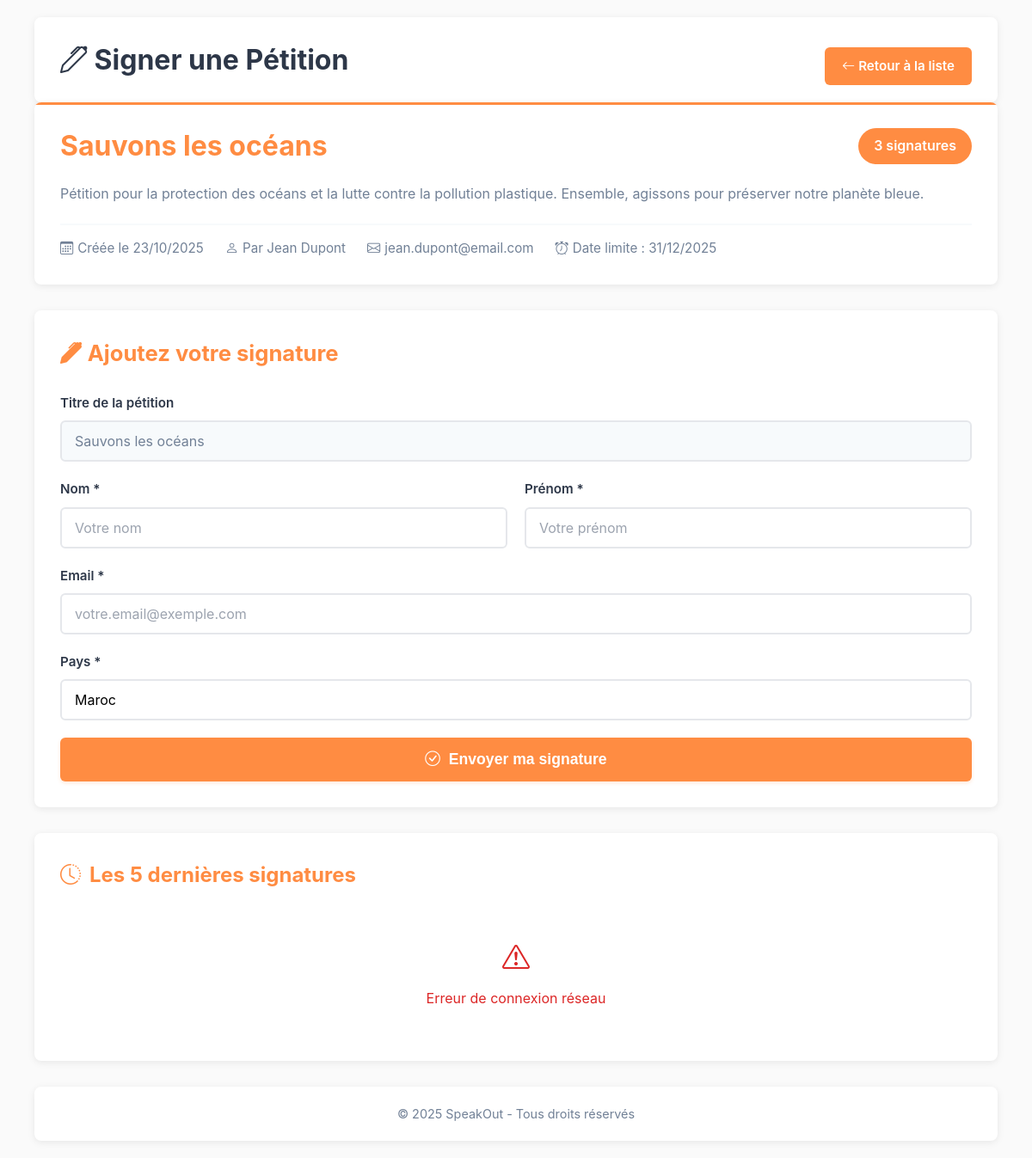
Page /signature.php?id=1 on the committed database.
### tables this page shows
CREATE TABLE IF NOT EXISTS Petition (
    IDP INT PRIMARY KEY AUTO_INCREMENT,
    TitreP VARCHAR(255) NOT NULL,
    DescriptionP TEXT NOT NULL,
    DateAjoutP DATETIME DEFAULT CURRENT_TIMESTAMP,
    DateFinP DATE NULL,
    NomPorteurP VARCHAR(100) NOT NULL,
    Email VARCHAR(100) NOT NULL
);

### config.php (called while the page is built, shortened)
<?php
function e($string) {
    return htmlspecialchars($string, ENT_QUOTES, 'UTF-8');
}
?>

### signature.php (the view, shortened to what this page needs)
<?php
require_once 'config.php';
$petition_id = (int)$_GET['id'];
$conn = getConnection();
$sql = "SELECT p.*, COUNT(s.IDS) as nb_signatures
        FROM Petition p
        LEFT JOIN Signature s ON p.IDP = s.IDP
        WHERE p.IDP = ?
        GROUP BY p.IDP";
$stmt = $conn->prepare($sql);
$stmt->bind_param("i", $petition_id);
$stmt->execute();
$result = $stmt->get_result();
$petition = $result->fetch_assoc();
?>
<!DOCTYPE html>
<html lang="fr">
<head>
    <link rel="stylesheet" href="https://cdn.jsdelivr.net/npm/bootstrap-icons@1.11.3/font/bootstrap-icons.min.css">
    <link rel="stylesheet" href="css/style.css">
</head>
<body>
    <div class="container">
        <header class="header">
            <div class="header-content">
                <h1><i class="bi bi-pen"></i> Signer une Pétition</h1>
                <a href="index.php" class="btn-back"><i class="bi bi-arrow-left"></i> Retour à la liste</a>
            </div>
        </header>
        <div class="petition-detail-card">
            <div class="detail-header">
                <h2><?php echo e($petition['TitreP']); ?></h2>
                <span class="badge-large">
                    <?php echo $petition['nb_signatures']; ?>
                    <?php echo $petition['nb_signatures'] > 1 ? 'signatures' : 'signature'; ?>
                </span>
            </div>
            <p class="detail-description">
                <?php echo nl2br(e($petition['DescriptionP'])); ?>
            </p>
            <div class="detail-meta">
                <span><i class="bi bi-calendar3"></i> Créée le <?php echo date('d/m/Y', strtotime($petition['DateAjoutP'])); ?></span>
                <span><i class="bi bi-person"></i> Par <?php echo e($petition['NomPorteurP']); ?></span>
                <span><i class="bi bi-envelope"></i> <?php echo e($petition['Email']); ?></span>
                <?php if($petition['DateFinP']): ?>
                <span><i class="bi bi-alarm"></i> Date limite : <?php echo date('d/m/Y', strtotime($petition['DateFinP'])); ?></span>
                <?php endif; ?>
            </div>
        </div>
        <div class="form-card">
            <h3><i class="bi bi-pen-fill"></i> Ajoutez votre signature</h3>
            <form id="signatureForm" method="POST" action="ajouter_signature.php">
                <div class="form-group">
                    <label for="titre">Titre de la pétition</label>
                    <input type="text" id="titre" value="<?php echo e($petition['TitreP']); ?>" disabled>
                </div>
                <div class="form-row">
                    <div class="form-group">
                        <label for="nom">Nom *</label>
                        <input type="text" id="nom" name="nom" required minlength="2" maxlength="100" placeholder="Votre nom">
                    </div>
                    <div class="form-group">
                        <label for="prenom">Prénom *</label>
                        <input type="text" id="prenom" name="prenom" required minlength="2" maxlength="100" placeholder="Votre prénom">
                    </div>
                </div>
                <div class="form-group">
                    <label for="email">Email *</label>
                    <input type="email" id="email" name="email" required maxlength="100" placeholder="votre.email@exemple.com">
                </div>
                <div class="form-group">
                    <label for="pays">Pays *</label>
                    <input type="text" id="pays" name="pays" value="Maroc" required minlength="2" maxlength="100" placeholder="Votre pays">
                </div>
                <button type="submit" class="btn btn-primary btn-large" id="submitBtn">
                    <i class="bi bi-check-circle"></i> Envoyer ma signature
                </button>
            </form>
        </div>
        <div class="recent-signatures-card">
            <h3><i class="bi bi-clock-history"></i> Les 5 dernières signatures</h3>
            <div id="recentSignatures" class="recent-signatures-list">
            </div>
        </div>
        <footer class="footer">
            <p>&copy; 2025 SpeakOut - Tous droits réservés</p>
        </footer>
    </div>
</body>
</html>

### css/style.css (style rules this page uses)
* { margin: 0; padding: 0; box-sizing: border-box; }
:root { --primary: #ff8c42; --primary-dark: #e67a32; --primary-light: #ffa366; --secondary: #ff6b35; --success: #10b981; --success-dark: #059669; --danger: #ef4444; --danger-dark: #dc2626; --warning: #f59e0b; --warning-dark: #d97706; --dark: #2d3748; --gray: #718096; --light-gray: #f7fafc; --white: #ffffff; --shadow: 0 2px 8px rgba(0, 0, 0, 0.08); --shadow-hover: 0 4px 12px rgba(0, 0, 0, 0.12); --shadow-strong: 0 8px 20px rgba(0, 0, 0, 0.15); --border-radius: 8px; --border-radius-small: 6px; --transition: all 0.3s ease; }
body { font-family: -apple-system, BlinkMacSystemFont, 'Segoe UI', Roboto, 'Helvetica Neue', Arial, sans-serif; background: #fafafa; min-height: 100vh; padding: 20px; line-height: 1.6; color: var(--dark); }
.container { max-width: 1400px; margin: 0 auto; padding: 0 20px; }
.header { background: var(--white); padding: 20px 30px; border-radius: var(--border-radius); box-shadow: var(--shadow); margin-bottom: 0; position: relative; }
.header-content { display: flex; justify-content: space-between; align-items: center; max-width: 1200px; margin: 0 auto; }
.btn-back { display: inline-block; margin-top: 15px; padding: 10px 20px; background: var(--primary); color: var(--white); text-decoration: none; border-radius: var(--border-radius-small); transition: var(--transition); font-weight: 600; font-size: 0.95rem; }
.badge-large { background: var(--primary); color: var(--white); padding: 8px 18px; border-radius: 25px; font-size: 1rem; font-weight: 600; }
.btn { padding: 12px 20px; border: none; border-radius: var(--border-radius-small); font-size: 1rem; font-weight: 600; cursor: pointer; text-decoration: none; display: inline-block; text-align: center; transition: var(--transition); flex: 1; }
.btn-primary { background: var(--primary); color: var(--white); border: none; box-shadow: 0 2px 4px rgba(255, 140, 66, 0.2); font-weight: 600; }
.btn-primary i { margin-right: 5px; }
.btn-large { width: 100%; padding: 15px; font-size: 1.1rem; }
.petition-detail-card { background: var(--white); padding: 30px; border-radius: var(--border-radius); box-shadow: var(--shadow); margin-bottom: 30px; position: relative; overflow: hidden; }
.petition-detail-card::before { content: ''; position: absolute; top: 0; left: 0; right: 0; height: 3px; background: var(--primary); }
.detail-header { display: flex; justify-content: space-between; align-items: flex-start; margin-bottom: 20px; gap: 20px; }
.detail-header h2 { color: var(--primary); font-size: 2rem; flex: 1; font-weight: 700; line-height: 1.3; }
.detail-description { color: var(--gray); line-height: 1.8; margin-bottom: 20px; font-size: 1rem; }
.detail-meta { display: flex; gap: 25px; flex-wrap: wrap; padding-top: 15px; border-top: 2px solid var(--light-gray); font-size: 0.95rem; color: var(--gray); }
.detail-meta span { display: flex; align-items: center; gap: 5px; }
.form-card { background: var(--white); padding: 30px; border-radius: var(--border-radius); box-shadow: var(--shadow); margin-bottom: 30px; }
.form-card h3 { color: var(--primary); font-size: 1.6rem; margin-bottom: 25px; font-weight: 700; }
.form-group { margin-bottom: 20px; }
.form-row { display: grid; grid-template-columns: 1fr 1fr; gap: 20px; }
.form-group label { display: block; margin-bottom: 8px; color: var(--dark); font-weight: 600; font-size: 0.95rem; }
.form-group input { width: 100%; padding: 12px 15px; border: 2px solid #e5e7eb; border-radius: var(--border-radius-small); font-size: 1rem; transition: var(--transition); font-family: inherit; }
.form-group input:disabled { background: var(--light-gray); cursor: not-allowed; color: var(--gray); }
.form-group input::placeholder { color: #9ca3af; }
.footer { background: var(--white); padding: 20px; border-radius: var(--border-radius); box-shadow: var(--shadow); text-align: center; color: var(--gray); font-size: 0.9rem; }
.recent-signatures-card { background: var(--white); border-radius: var(--border-radius); padding: 30px; box-shadow: var(--shadow); margin-bottom: 30px; }
.recent-signatures-card h3 { color: var(--primary); margin-bottom: 20px; font-size: 1.5rem; display: flex; align-items: center; gap: 10px; }
.recent-signatures-list { display: flex; flex-direction: column; gap: 15px; }

### rows in the picture
petition: TitreP "Sauvons les océans", DescriptionP "Pétition pour la protection des océans et la lutte contre la pollution plastique. Ensemble, agissons pour préserver notre planète bleue.", DateAjoutP "23/10/2025", NomPorteurP "Jean Dupont", Email "jean.dupont@email.com", DateFinP "31/12/2025"

### other values in the picture
$petition['nb_signatures'] "3"
